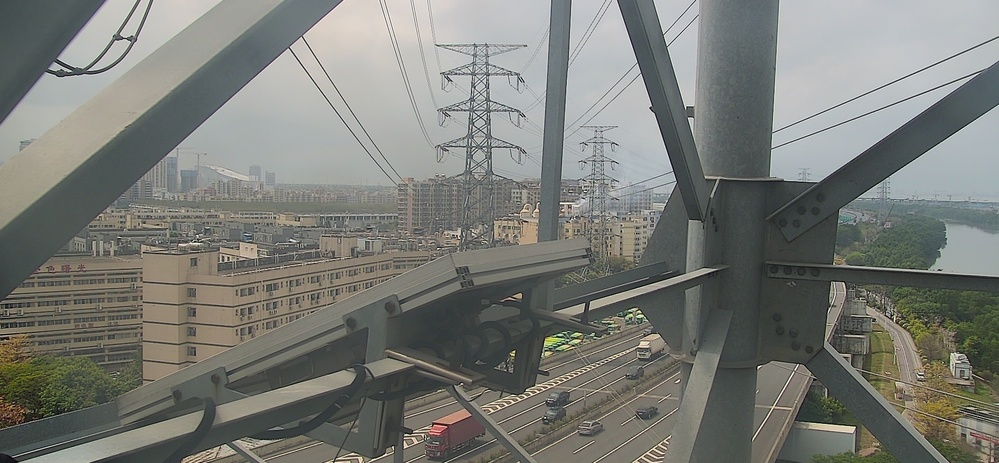
#> input picture data_samples/small_object_detection/远距离山火/images/1554e32a-e3f2-4dee-bbaa-05e36feded42.jpeg, 999 x 463 px, shrunk from 1914 x 887 before the run; its folder holds 3 pictures in this run
$ python small_object_detection_v2.py
#> lines starting #> are read from the running program, lines starting #| are printed output that depends on the picture

import os
import random
import time
from datetime import datetime
from PIL import Image, ImageDraw
from tqdm import tqdm

def log(text, level="INFO"):
    timestamp = datetime.now().strftime("%Y-%m-%d %H:%M:%S")
    print(f"[{level}] {timestamp} - {text}")

def stream_print(text, delay=0.02):
    for c in text:
        print(c, end='', flush=True)
        time.sleep(delay)
    print()

# 模拟的类别与颜色配置
classes = {
    "远距离山火": ("Suspected Fire", "orange"),
    "绝缘子自爆部分": ("Insulator Burst", "purple"),
    "高空俯拍绿膜": ("Green Film", "green"),
    "绝缘子污闪": ("Pollution Flash", "red"),
    "工器具标注": ("Tools", "blue")
}

# 输入输出目录
input_dir = os.path.join("..", "..", "data_samples", "small_object_detection")
output_dir = os.path.join("..", "..", "data_output", "small_object_detection_outputs")
os.makedirs(output_dir, exist_ok=True)

# 递归获取所有 images 子目录下的图片路径
image_files = []
for root, dirs, files in os.walk(input_dir):
    if os.path.basename(root) == "images":
        for file in files:
            if file.lower().endswith(('.jpg', '.png', '.jpeg')):
                image_files.append(os.path.join(root, file))
#> pass 2 of the loop `for root, dirs, files in os.walk(input_dir):`:
#> pass 3 of the loop `for root, dirs, files in os.walk(input_dir):`:
image_files.sort()

if not image_files:
    log("未找到任何图像文件", level="ERROR")
    exit()

stream_print(f"共读取图像数量：{len(image_files)}\n")

for idx, img_path in enumerate(tqdm(image_files, desc="小目标检测模拟")):
    filename = os.path.basename(img_path)
    category = os.path.basename(os.path.dirname(os.path.dirname(img_path)))  # 获取上两级作为类别
    label_en, color = classes.get(category, ("Unknown", "gray"))

    # 打开图像并绘制标注
    image = Image.open(img_path).convert("RGB")
#> image is the input picture: PIL image 999x463 RGB; mean R, G, B 122.1, 123.7, 118.3
    draw = ImageDraw.Draw(image)

    # 模拟标注区域（不同图略微偏移）
    box_x = 100 + (idx % 3) * 30
    box_y = 100 + (idx % 4) * 25
    box = [(box_x, box_y), (box_x + 100, box_y + 80)]
    draw.rectangle(box, outline=color, width=3)
    draw.text((box_x, box_y - 25), label_en, fill=color)

    # 保存图像与文本
    output_img_path = os.path.join(output_dir, f"annotated_{filename}")
    output_txt_path = os.path.join(output_dir, f"{filename.rsplit('.', 1)[0]}_result.txt")
    image.save(output_img_path)
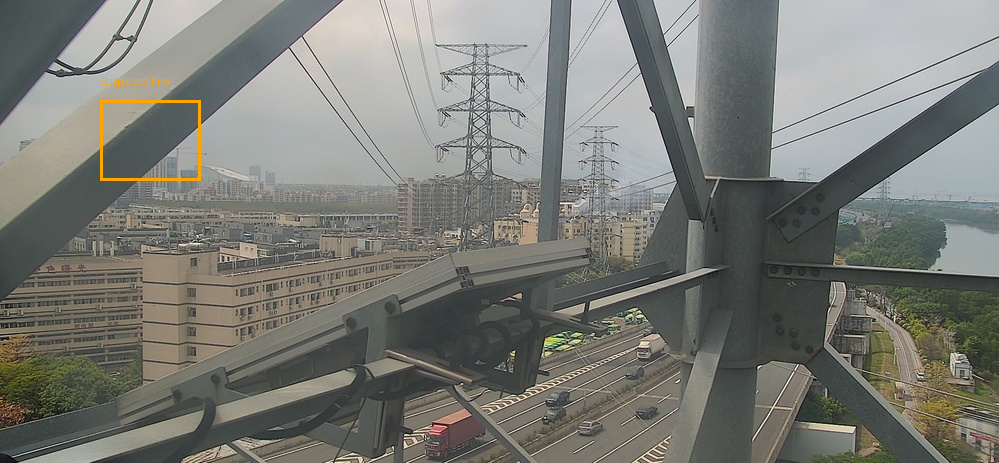
#> saved as annotated_1554e32a-e3f2-4dee-bbaa-05e36feded42.jpeg: PIL image 999x463 RGB; mean R, G, B 122.4, 123.7, 117.9

    with open(output_txt_path, "w", encoding="utf-8") as f:
        f.write(f"图像文件名：{filename}\n")
        f.write(f"- 检测内容：{label_en}（位置约：{box_x},{box_y}）\n")
        f.write("✅ 建议：已识别小目标，请根据类型安排专项巡检\n")

    with open(output_txt_path, "r", encoding="utf-8") as f:
        stream_print(f.read(), delay=0.01)

    stream_print(f"✅ 模拟完成：{filename}")
    stream_print("=" * 60)
#> pass 2 of the loop `for idx, img_path in enumerate(tqdm(image_files, desc="小目标检测模拟")):`:
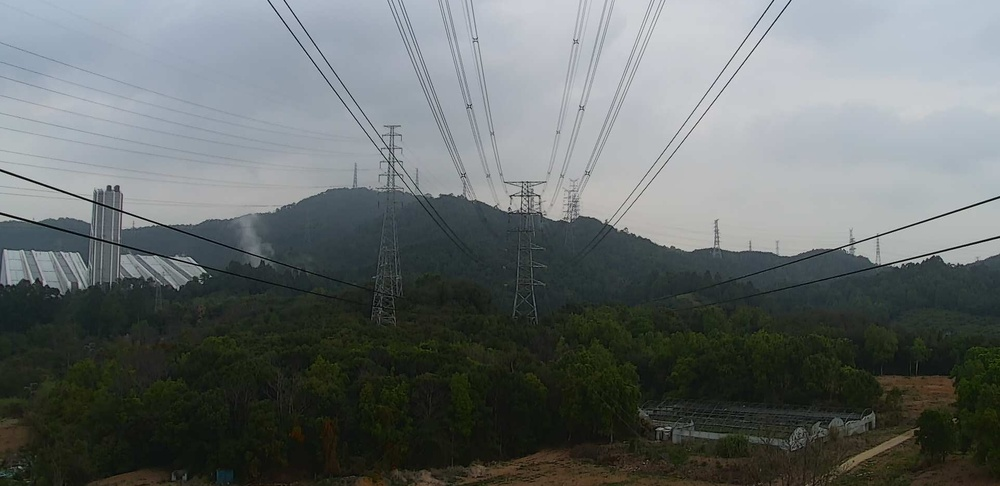
#> input picture data_samples/small_object_detection/远距离山火/images/540f8c32-c475-40a9-93c1-9b018f882c0d.jpeg, 1000 x 486 px, shrunk from 1916 x 932 before the run
#> image is the input picture: PIL image 1000x486 RGB; mean R, G, B 101, 106.8, 106
#> `image.save(output_img_path)`:
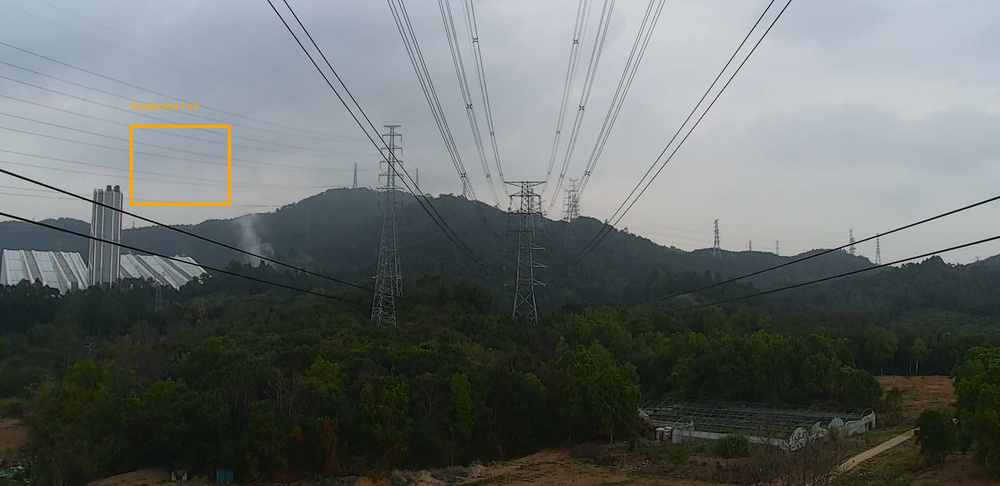
#> saved as annotated_540f8c32-c475-40a9-93c1-9b018f882c0d.jpeg: PIL image 1000x486 RGB; mean R, G, B 101.2, 106.7, 105.6
#> pass 3 of the loop `for idx, img_path in enumerate(tqdm(image_files, desc="小目标检测模拟")):`:
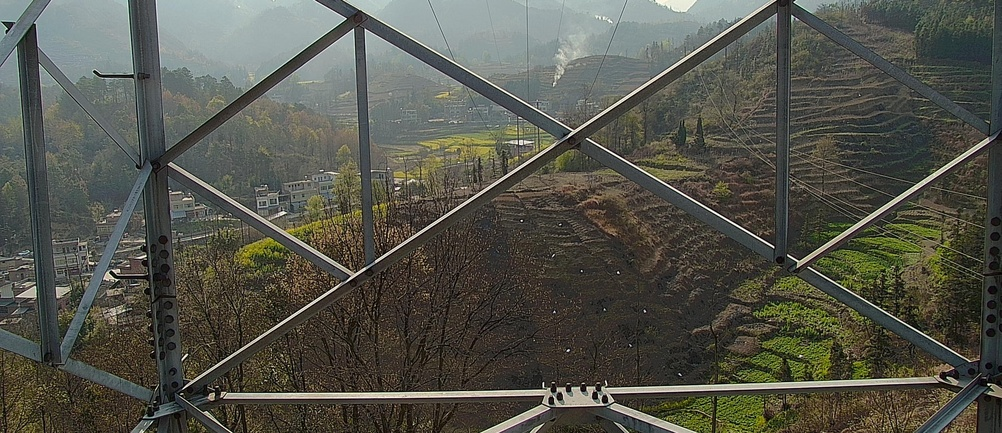
#> input picture data_samples/small_object_detection/远距离山火/images/img_v3_02ov_87f1a426-40cd-4163-a535-469a5148837g.jpg, 1002 x 433 px, shrunk from 1919 x 829 before the run
#> image is the input picture: PIL image 1002x433 RGB; mean R, G, B 84, 84.5, 75.1
#> `image.save(output_img_path)`:
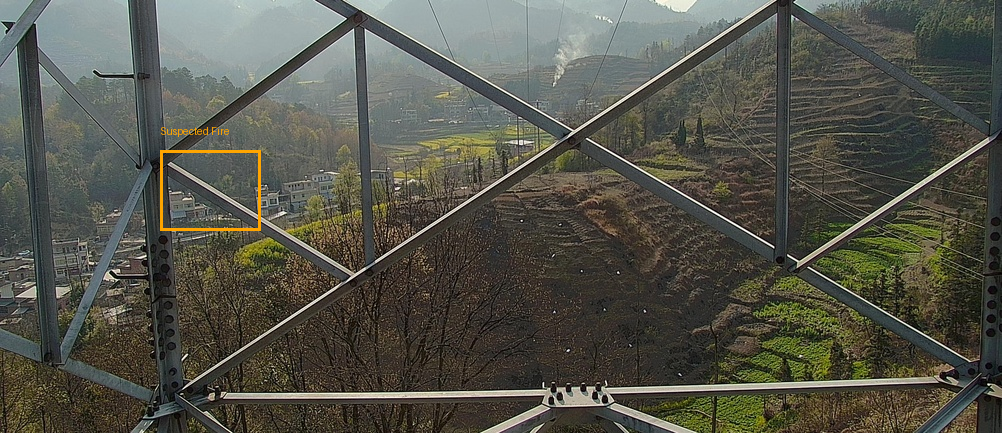
#> saved as annotated_img_v3_02ov_87f1a426-40cd-4163-a535-469a5148837g.jpg: PIL image 1002x433 RGB; mean R, G, B 84.5, 84.7, 74.9
